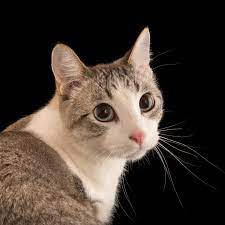
#> input picture img/01-cat-Adult.jpeg, 225 x 225 px
$ python pil_demo.py
#> lines starting #> are read from the running program, lines starting #| are printed output that depends on the picture
# https://pillow.readthedocs.io/en/stable/reference/Image.html

from PIL import Image, ImageFilter
import os

# Opening the image
image1 = Image.open('01-cat-Adult.jpeg')
#> image1 is the input picture: PIL image 225x225 RGB; mean R, G, B 69, 57.4, 49.3
image1.show()

# Saving the image in a different format
image1.save('01-cat-Adult.png')

# Saving multiple images in a different format
for f in os.listdir('.'):
    if f.endswith('.jpeg'):
        i = Image.open(f)
        fn, fext = os.path.splitext(f)
        print(fn)
        i.save(f'pngs/{fn}.png')

# Resizing images
size_300 = (300, 300)                          #(y, x)
size_700 = (700, 700)

for f in os.listdir('.'):
    if f.endswith('.jpeg'):
        i = Image.open(f)
        fn, fext = os.path.splitext(f)
        i.thumbnail(size_300)
        i.save(f'300/{fn}_300{fext}')
        i.thumbnail(size_700)
        i.save(f'300/{fn}_700{fext}')

# Rotating image
image1.rotate(90).save('01-cat-Adult_rotate.jpeg')
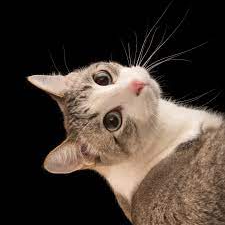
#> saved as 01-cat-Adult_rotate.jpeg: PIL image 225x225 RGB; mean R, G, B 69, 57.4, 49.3

# Black and white
image1.convert(mode='L').save('01-cat-Adult_bnw.jpeg')
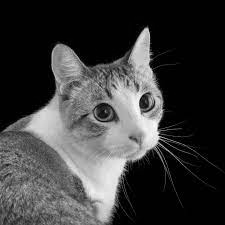
#> saved as 01-cat-Adult_bnw.jpeg: PIL image 225x225 L; min 0, max 252, mean 60

# Blurring the image
image1.filter(ImageFilter.GaussianBlur(radius=10)).save('01-cat-Adult_blur.jpeg')
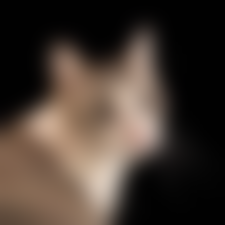
#> saved as 01-cat-Adult_blur.jpeg: PIL image 225x225 RGB; mean R, G, B 68.9, 57.3, 49.3
# Radius the degree of blurriness
